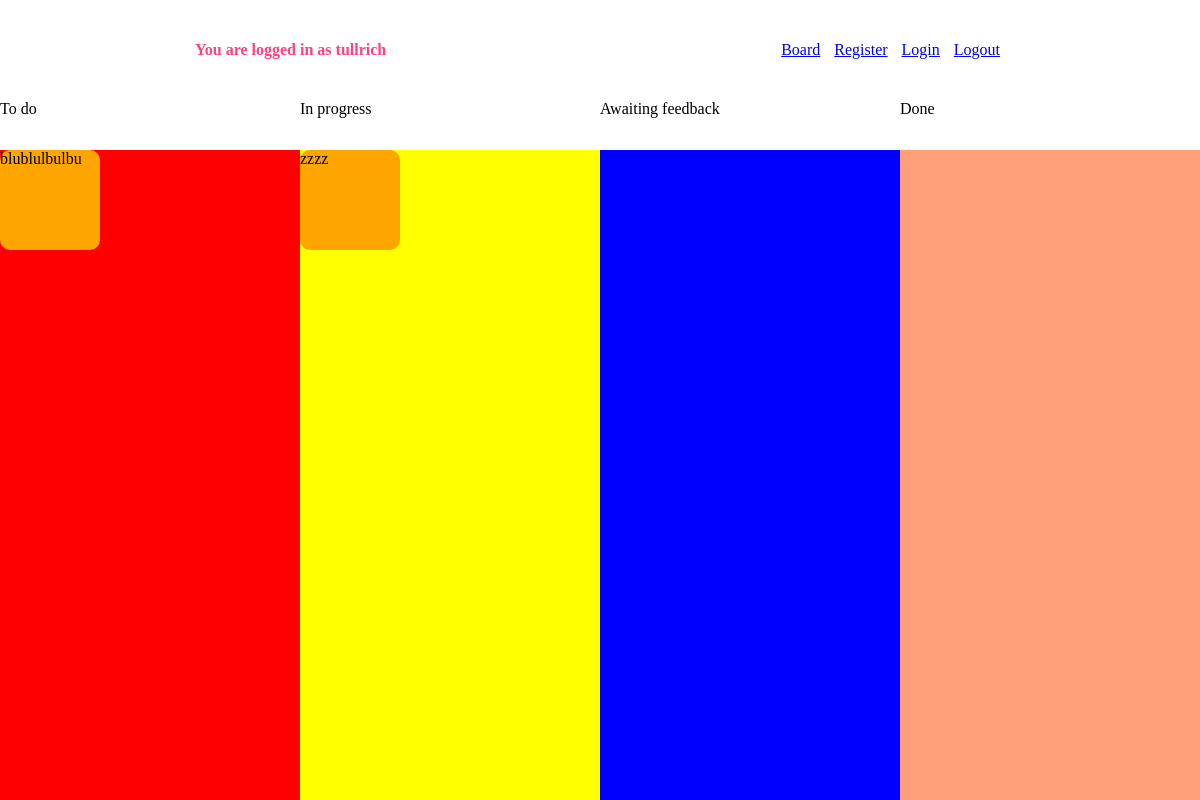
The app's page /board/ (signed in), older data.
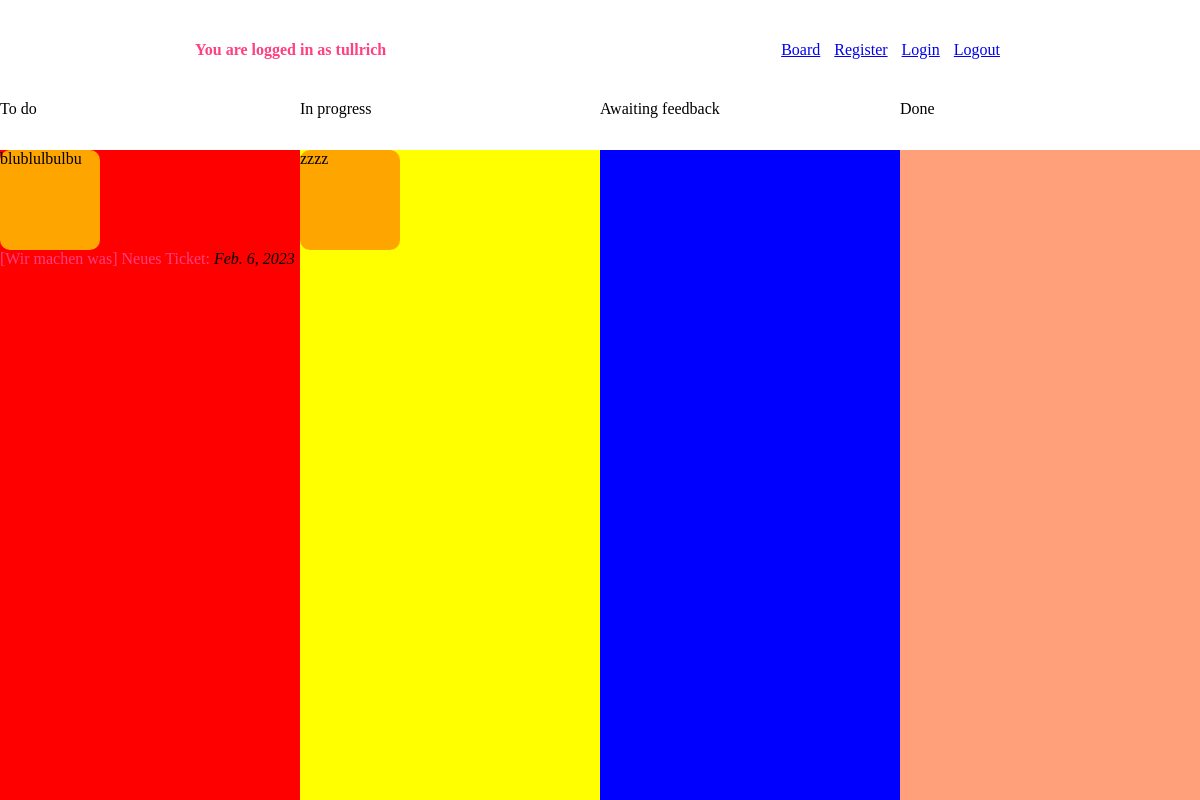
The same page, newer data.
### Board/models.py (models this page shows)
class Ticket(models.Model):
    ticket_description = models.CharField(max_length=500)
    ticket_title = models.CharField(max_length=500)
    ticket_duedate = models.DateField(default=date.today)
    ticket_prio = models.CharField(max_length=500)
    ticket_created_at = models.DateField(default=date.today)
    ticket_list = models.ForeignKey(to=List, on_delete=models.CASCADE, related_name='ticket_in_list',null=True)  #ForeignKey can be accessed through 'Tickets.ticket_in_list'
    ticket_to_user = models.ManyToManyField(to=settings.AUTH_USER_MODEL, through='TicketToUser')

### Board/views.py (the view, shortened to what this page needs)
class TicketViewSet(viewsets.ModelViewSet):
    queryset = Ticket.objects.all().order_by('id')
    serializer_class = TicketsSerializer
    permission_classes = [permissions.IsAuthenticated] #Zugriffsrechte falls gewünscht [permissions.IsAuthenticated]
    authentication_classes =[authentication.SessionAuthentication]
    def list(self, request): #GET
     print('GET SOLLTE PERFORMED WERDEN ')
     toDos = Ticket.objects.filter(ticket_list=1)
     inProgress = Ticket.objects.filter(ticket_list=2)
     awaitingFeedback = Ticket.objects.filter(ticket_list=3)
     done = Ticket.objects.filter(ticket_list=4)
     return render(request, 'board/board.html', {'toDos': toDos,'inProgress':inProgress,'awaitingFeedback':awaitingFeedback,'done':done})

### Board/templates/board/board.html (shortened to what this page needs)
{% extends "base.html" %}
{% load static %}
{% block content %}
<link rel="stylesheet" href="{% static 'css/board.css' %}">
<div class="board-header">
  <div class="board-lists">To do</div>
  <div class="board-lists">In progress</div>
  <div class="board-lists">Awaiting feedback</div>
  <div class="board-lists">Done</div>
</div>
<div class="board-container">
<div id="todo" class="drag-area" ondrop="moveTo('todo')" ondragover="allowDrop(event)">
  <div id="testbox" draggable="true" ondragstart="startDragging('1')">blublulbulbu</div>
  <div id="xxx">
    {% for todo in toDos reversed %}
    <div class="xxx">
      <span class="xxx">[{{ todo.ticket_description }}]</span>
      <span> {{ todo.ticket_title }}: </span>
      <i> {{ todo.ticket_created_at }} </i>
    </div>
    {% endfor %}
  </div>
</div>
<div id="inprogress" class="drag-area" ondrop="moveTo('inprogress')" ondragover="allowDrop(event)">
  <div id="testbox" draggable="true" ondragstart="startDragging('2')">zzzz</div></div>
<div id="awaitingfeedback" class="drag-area" ondrop="moveTo('awaitingfeedback')" ondragover="allowDrop(event)"></div>
<div id="done" class="drag-area" ondrop="moveTo('done')" ondragover="allowDrop(event)"></div>
</div>
{% endblock %}

### templates/base.html (shortened to what this page needs)
<!DOCTYPE html>
<html lang="en">
<head>
        <link rel="stylesheet" href="https://code.getmdl.io/1.3.0/material.indigo-pink.min.css">
    {% load static %}
    <link rel="stylesheet" href="{% static 'css/style.css' %}">
</head>
<body>
    <div class="base-header">
    <div>
      {% if request.user.is_authenticated %}
        <span><b>You are logged in as {{request.user.username}}</b></span>
      {% else %}
        <span><b>Welcome to KanbanBoard. Please login.</b></span>
      {% endif %}
    </div>
    <nav class="base-navigation-menu">
        <a class="base-navigation-link" href="/board/">Board</a>
        <a class="base-navigation-link" href="/register/">Register</a>
        <a class="base-navigation-link" href="/login/">Login</a>
        <a class="base-navigation-link" href="/logout/">Logout</a>
    </nav>
   </div>
    <div class="page-content">
        {% block content %}
        {% endblock %}
    </div>
</body>
</html>

### static/css/style.css (style rules this page uses)
body { margin:0; }
.base-header { position:absolute; left:0; right:0; top:0; height:100px; display:flex; justify-content:space-around; align-items:center; }
span { color:rgb(255,64,129) !important; }
.base-navigation-link { padding-left:5px; padding-right:5px; }
.page-content { margin-top:100px; }

### static/css/board.css (style rules this page uses)
.board-header { display:flex; height:50px; }
.board-lists { width:25vw; }
.board-container { display:flex; }
.drag-area { width:25vw; }
#todo { background-color:red; height:calc(100vh - 100px - 50px); }
#inprogress { background-color:yellow; height:calc(100vh - 100px - 50px); }
#awaitingfeedback { background-color:blue; height:calc(100vh - 100px - 50px); }
#done { background-color: lightsalmon; height:calc(100vh - 100px - 50px); }
#testbox { width:100px; height:100px; background-color:orange; border-radius:10px; cursor:pointer; }

Row changes from the older to the newer data that the page shows:
now on this page (row edited): Ticket: ticket_description "Wir machen was", ticket_title "Neues Ticket", ticket_created_at "Feb. 6, 2023"
